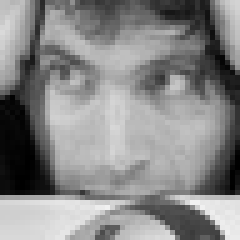
#> input picture Dataset/Angry_Class/Training_40761234.jpg, 48 x 48 px (shown 5 times larger); its folder holds only this picture in this run
$ python visualization.py
#> lines starting #> are read from the running program, lines starting #| are printed output that depends on the picture
import os
import random
import matplotlib.pyplot as plt
import numpy as np
from PIL import Image


def load_img(p, s=(128, 128)):
    """
    Load an image from a path, convert it to grayscale, and resize it.
    """

    # Open and convert the image to grayscale
    img = Image.open(p).convert('L')

    # Resize the image
    img = img.resize(s)
    return np.array(img)

def class_dist(d):
    """
    Visualize the number of images for each emotion class.
    """
#> called with d = 'Dataset'
    counts = {}
    for folder in os.listdir(d):
        # Get the full path of the folder
        f_path = os.path.join(d, folder)
        if os.path.isdir(f_path):
            # List all image files in the directory
            imgs = [i for i in os.listdir(f_path) if i.endswith(('.png', '.jpg', '.jpeg'))]
            # Count the images for each class
            counts[folder] = len(imgs)

    # Plot the distribution
    plt.bar(counts.keys(), counts.values())
    plt.xlabel('Class')
    plt.ylabel('# Images')
    plt.title('Class Distribution')
    plt.xticks(rotation=45)
    plt.tight_layout()
    plt.show()
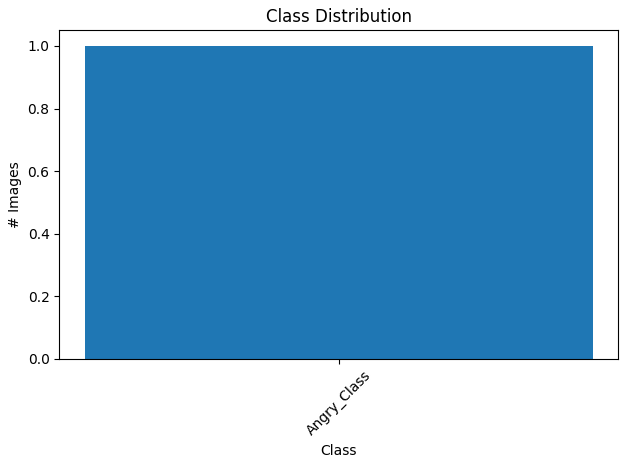
#> figure drawn by matplotlib, 1 panel

def sample_imgs(d, s=(128, 128)):
    """
    Display a few random images from each emotion class.
    """
#> called with d = 'Dataset', s = (128, 128)
    imgs = []
    labels = []
    for folder in os.listdir(d):
        f_path = os.path.join(d, folder)
        if os.path.isdir(f_path):
            # List all image files in the directory
            i_files = [i for i in os.listdir(f_path) if i.endswith(('.png', '.jpg', '.jpeg'))]
            # Randomly sample up to 5 images from each class
            for i in random.sample(i_files, min(5, len(i_files))):
                imgs.append(load_img(os.path.join(f_path, i), s))
#> in load_img, img is the input picture: PIL image 48x48 L; min 0, max 241, mean 135.2
#> in load_img, `img = img.resize(s)`:
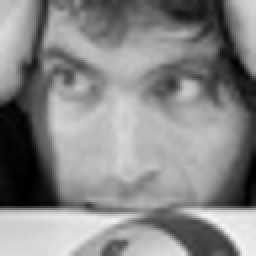
#> img: PIL image 128x128 L (shown 2 times larger); min 0, max 243, mean 135.2
                labels.append(folder)

    # Create a 5x5 grid for displaying images
    _, ax = plt.subplots(5, 5)
    for idx, a in enumerate(ax.flatten()):
        if idx < len(imgs):
            # Display the image in grayscale
            a.imshow(imgs[idx], cmap='gray')
            # Set the emotion class as the title
            a.set_title(labels[idx])
            a.axis('off')
    plt.tight_layout()
    plt.show()
    return imgs

def pixel_dist(img_list):
    """
    Analyze and visualize the pixel intensity distribution.
    """
    # Extract all pixel values from the list of images
    vals = [v for img in img_list for v in img.ravel()]
    # Plot a histogram of pixel intensities
    plt.hist(vals, bins=256, range=(0, 256), color='gray')
    plt.xlabel('Pixel Value')
    plt.ylabel('Count')
    plt.show()

if __name__ == "__main__":
    dir_path = os.path.abspath(os.path.join(os.path.dirname(__file__), '..', 'Dataset'))
    class_dist(dir_path)
    imgs = sample_imgs(dir_path)
#> imgs = 1 item
    pixel_dist(imgs)
#> in pixel_dist, `vals = [v for img in img_list for v in img.ravel()]`: vals = 16384 values, max 243 at index 13799, min 0 at index 4085, mean 135.2
#> in pixel_dist, `plt.show()`:
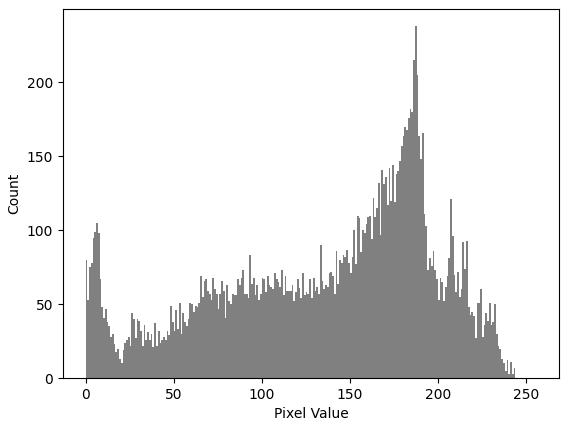
#> figure drawn by matplotlib, 1 panel; tallest bar 238 high, from x = 187 to 188
